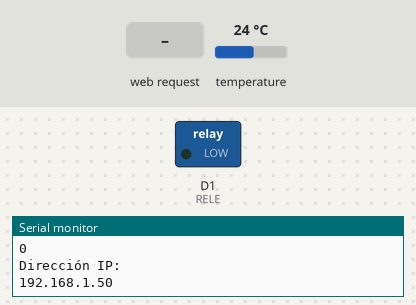
A sketch run on a simulated ESP8266 (NodeMCU). Parts: switched loads named in the sketch (green lamp = pin HIGH), the last lines printed to the serial monitor. Inputs (shaded band) come from the test bench; at power-on: temperature 24 °C. WiFi joins after 1.5 s; servers stay silent unless stated.

Above: at 2.7 s.
2.8 s: temperature set to 23.2 °C
At 4.8 s:
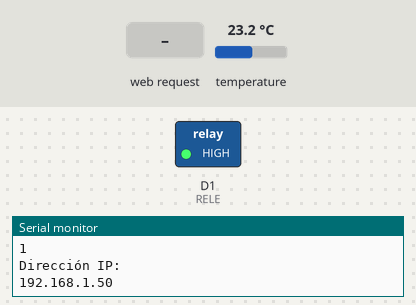
6.8 s: HTTP request GET /set/tempmax received
At 8.5 s:
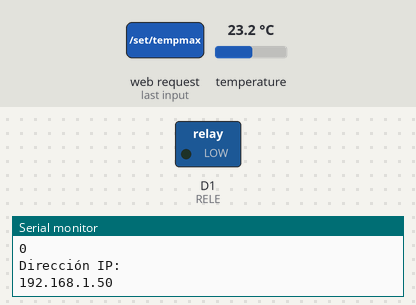
Timing chart, 0 to 10.0 s (numbered marks = the images above; inputs shaded):
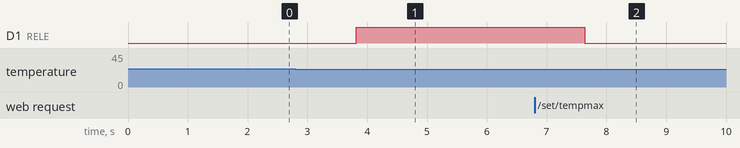

Measured:
- the behaviour switches between 24 and 23.9 °C on temperature (found by bisection; images 0 and 1)
- after the input at 2.8 s, D1 (RELE): LOW → HIGH after 1.0 s
- after the input at 6.8 s, D1 (RELE): HIGH → LOW after 0.84 s

The sketch:

termonasa.ino
```cpp
#include <ESP8266WiFi.h>
#include <ESPAsyncWebServer.h>
#include <ArduinoJson.h>


// Include the libraries we need
#include <OneWire.h>
#include <DallasTemperature.h>

#define ONE_WIRE_BUS D6
#define RELE D1


OneWire oneWire(ONE_WIRE_BUS);


DallasTemperature sensors(&oneWire);

// Red WiFi Configuración

const char* ssid = "KameHouse";
const char* password = "2307wifi.";

IPAddress ip (192, 168, 50, 100);
IPAddress gateway (192, 168, 50, 1);
IPAddress subnet (255, 255, 255, 0);

class NASABrain {
  private:
    float tempMin;
    float tempMax;
    bool motorOn;
    // actuate = false for helaNasa
    // actuate = true for termoNasa
    bool actuate = true;

  public:
    NASABrain(float tMin, float tMax){
      tempMin = tMin;
      tempMax = tMax;
      motorOn = false;
    }

    bool isMotorOn(){
      return motorOn;
    }

    bool update(float currentTemp){
      if (currentTemp < tempMin) {
        motorOn = actuate;
      }
      if (currentTemp > tempMax) {
        motorOn = !actuate;
      }
      return motorOn;
    }

    void setTempMax(float tMax) {
      tempMax = tMax;
    }

    void setTempMin(float tMin) {
      tempMin = tMin;
    }

    float getTempMax() {
      return tempMax;
    }

    float getTempMin() {
      return tempMin;
    }

    void getTemps(){
      Serial.print("Min: ");
      Serial.println(tempMin);
      Serial.print("Max:");
      Serial.println(tempMax);
    }
};

NASABrain brain(24.0, 25.0);

// --- Server.hpp ----
// -------------------

AsyncWebServer server(80);

void homeRequest(AsyncWebServerRequest *request) {
  request->send(200, "text/plain", "Hello, world");
}

void notFound(AsyncWebServerRequest *request) {
   request->send(404, "text/plain", "Not found");
}

void InitServer()
{
   server.on("/", HTTP_GET, homeRequest);
   server.on("/get", HTTP_GET, getRequest);
   server.on("/set/tempmax", HTTP_GET, setTempMax);
   server.on("/set/tempmin", HTTP_GET, setTempMin);

   server.onNotFound(notFound);

   DefaultHeaders::Instance().addHeader("Access-Control-Allow-Origin", "*");

   server.begin();
    Serial.println("HTTP server started");
}

// -------

// ----- API.hpp ---
// -----------------
// #include "ESP8266_Utils_APIREST.hpp"

const char* PARAM_FILTER = "filter";

void getAll(AsyncWebServerRequest *request)
{
  String message = SerializeObject() ;
  Serial.println(message);
  request->send(200, "application/json", message);
}

void getFiltered(AsyncWebServerRequest *request)
{
  String message = "Get filtered by " + request->getParam(PARAM_FILTER)->value();
  Serial.println(message);
  request->send(200, "text/plain", message);
}

void getById(AsyncWebServerRequest *request)
{
  int id = GetIdFromURL(request, "/item/");

  String message = String("Get by Id ") + id;
  Serial.println(message);
  request->send(200, "text/plain", message);
}

void getRequest(AsyncWebServerRequest *request) {

  if (request->hasParam(PARAM_FILTER)) {
    getFiltered(request);
  }
  else if(request->url().indexOf("/item/") != -1)
  {
    getById(request);
  }
  else {
    getAll(request);
  }
}

void setTempMax(AsyncWebServerRequest *request) {

  float temp = float(GetIdFromURL(request, "/set/tempmax/"));

  if(temp != -1)
  {
    brain.setTempMax(temp);
    String message = "Max temperature set to " + String(temp);
    Serial.println(message);
    request->send(200, "text/plain", message);
  } else {
    getAll(request);
  }
}

void setTempMin(AsyncWebServerRequest *request) {


  float temp = float(GetIdFromURL(request, "/set/tempmin/"));

  if(temp != -1)
  {
    brain.setTempMin(temp);
    String message = "Min temperature set to " + String(temp);
    Serial.println(message);
    request->send(200, "text/plain", message);
  } else {
    getAll(request);
  }
}

// -----

// ---- ESP8266_Utils_APIREST.hpp
// -----------

void postRequest(AsyncWebServerRequest * request, uint8_t *data, size_t len, size_t index, size_t total)
{
  String bodyContent = GetBodyContent(data, len);

  StaticJsonDocument<200> doc;
  DeserializationError error = deserializeJson(doc, bodyContent);
  if (error) { request->send(400); return;}

  String string_data = doc["data"];
  String message = "Create " + string_data;
  Serial.println(message);
  request->send(200, "text/plain", message);
}

void patchRequest(AsyncWebServerRequest * request, uint8_t *data, size_t len, size_t index, size_t total)
{
  int id = GetIdFromURL(request, "/item/");
  String bodyContent = GetBodyContent(data, len);

  StaticJsonDocument<200> doc;
  DeserializationError error = deserializeJson(doc, bodyContent);
  if (error) { request->send(400); return;}

  String string_data = doc["data"];
  String message = String("Update ") + id + " with " + string_data;
  Serial.println(message);
  request->send(200, "text/plain", message);
}

void putRequest(AsyncWebServerRequest * request, uint8_t *data, size_t len, size_t index, size_t total)
{
  int id = GetIdFromURL(request, "/item/");
  String bodyContent = GetBodyContent(data, len);

  StaticJsonDocument<200> doc;
  DeserializationError error = deserializeJson(doc, bodyContent);
  if (error) { request->send(400); return;}

  String string_data = doc["data"];
  String message = String("Replace ") + id + " with " + string_data;
  Serial.println(message);
  request->send(200, "text/plain", message);
}

void deleteRequest(AsyncWebServerRequest *request) {
  int id = GetIdFromURL(request, "/item/");

  String message = String("Delete ") + id;
  Serial.println(message);
  request->send(200, "text/plain", message);
}

int GetIdFromURL(AsyncWebServerRequest *request, String root)
{
  String string_id = request->url();
  string_id.replace(root, "");
  int id = string_id.toInt();
  return id;
}

String GetBodyContent(uint8_t *data, size_t len)
{
  String content = "";
  for (size_t i = 0; i < len; i++) {
    content .concat((char)data[i]);
  }
  return content;
}

// -----

String SerializeObject()
{
    String json;
    StaticJsonDocument<300> doc;
    doc["currentTemp"] = sensors.getTempCByIndex(0);
    doc["motorOn"] = brain.isMotorOn();
    doc["tempMax"] = brain.getTempMax();
    doc["tempMin"] = brain.getTempMin();
    serializeJson(doc, json);
    Serial.println(json);
    return json;
}
// ----


/*
 * The setup function. We only start the sensors here
 */
void setup(void)
{
  // WIFI ---
  server.begin();

  WiFi.mode(WIFI_STA);
  WiFi.config(ip, gateway, subnet);
  WiFi.begin(ssid, password);

  Serial.println("");
  Serial.println("Red WiFi conectada");
  Serial.println("Dirección IP: ");
  Serial.println(WiFi.localIP());

  while (WiFi.status() != WL_CONNECTED) {
    delay(500);
    Serial.print(".");
  }
  // ---

  // start serial port
  Serial.begin(115200);
  Serial.println("Dallas Temperature IC Control Library Demo");

  // Start up the library
  sensors.begin();

  pinMode(RELE, OUTPUT);

  // ConnectWiFi_STA();
  InitServer();

}

/*
 * Main function, get and show the temperature
 */
void loop(void)
{
  Serial.println("Dirección IP: ");
  Serial.println(WiFi.localIP());

  sensors.requestTemperatures(); // Send the command to get temperatures
  Serial.print("Temperature for the device 1 (index 0) is: ");
  float temp = sensors.getTempCByIndex(0);
  Serial.println(temp);

  /// ----
  if (brain.isMotorOn()) {
    digitalWrite(RELE, HIGH);
  } else {
    digitalWrite(RELE, LOW);
  }

  // ----
  brain.getTemps();
  Serial.println(brain.isMotorOn());
  Serial.println(brain.update(temp));
  Serial.println(brain.isMotorOn());
}
```
